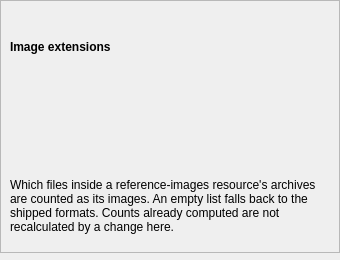
<?xml version="1.0" encoding="UTF-8"?>
<ui version="4.0">
 <class>ReferenceImagesPage</class>
 <widget class="QWidget" name="ReferenceImagesPage">
  <property name="geometry">
   <rect>
    <x>0</x>
    <y>0</y>
    <width>340</width>
    <height>260</height>
   </rect>
  </property>
  <layout class="QVBoxLayout" name="main_layout">
   <property name="leftMargin">
    <number>0</number>
   </property>
   <property name="topMargin">
    <number>0</number>
   </property>
   <property name="rightMargin">
    <number>0</number>
   </property>
   <property name="bottomMargin">
    <number>0</number>
   </property>
   <item>
    <widget class="QFrame" name="content_images_frame">
     <property name="frameShape">
      <enum>QFrame::Shape::StyledPanel</enum>
     </property>
     <property name="frameShadow">
      <enum>QFrame::Shadow::Raised</enum>
     </property>
     <layout class="QVBoxLayout" name="content_images_frame_layout">
      <item>
       <widget class="QLabel" name="content_images_frame_label">
        <property name="font">
         <font>
          <bold>true</bold>
         </font>
        </property>
        <property name="text">
         <string>Image extensions</string>
        </property>
       </widget>
      </item>
      <item>
       <widget class="StringListEditor" name="extensions_editor">
        <property name="toolTip">
         <string>One format per entry, e.g. bmp. The leading dot is optional and case does not matter. Double-click an entry to edit it.</string>
        </property>
       </widget>
      </item>
      <item>
       <widget class="WrappingLabel" name="note_label">
        <property name="text">
         <string>Which files inside a reference-images resource's archives are counted as its images. An empty list falls back to the shipped formats. Counts already computed are not recalculated by a change here.</string>
        </property>
        <property name="wordWrap">
         <bool>true</bool>
        </property>
       </widget>
      </item>
     </layout>
    </widget>
   </item>
   <item>
    <spacer name="bottom_spacer">
     <property name="orientation">
      <enum>Qt::Orientation::Vertical</enum>
     </property>
    </spacer>
   </item>
  </layout>
 </widget>
 <customwidgets>
  <customwidget>
   <class>StringListEditor</class>
   <extends>QWidget</extends>
   <header>borco_pyside.widgets</header>
  </customwidget>
  <customwidget>
   <class>WrappingLabel</class>
   <extends>QLabel</extends>
   <header>borco_pyside.widgets</header>
  </customwidget>
 </customwidgets>
 <resources/>
 <connections/>
</ui>
